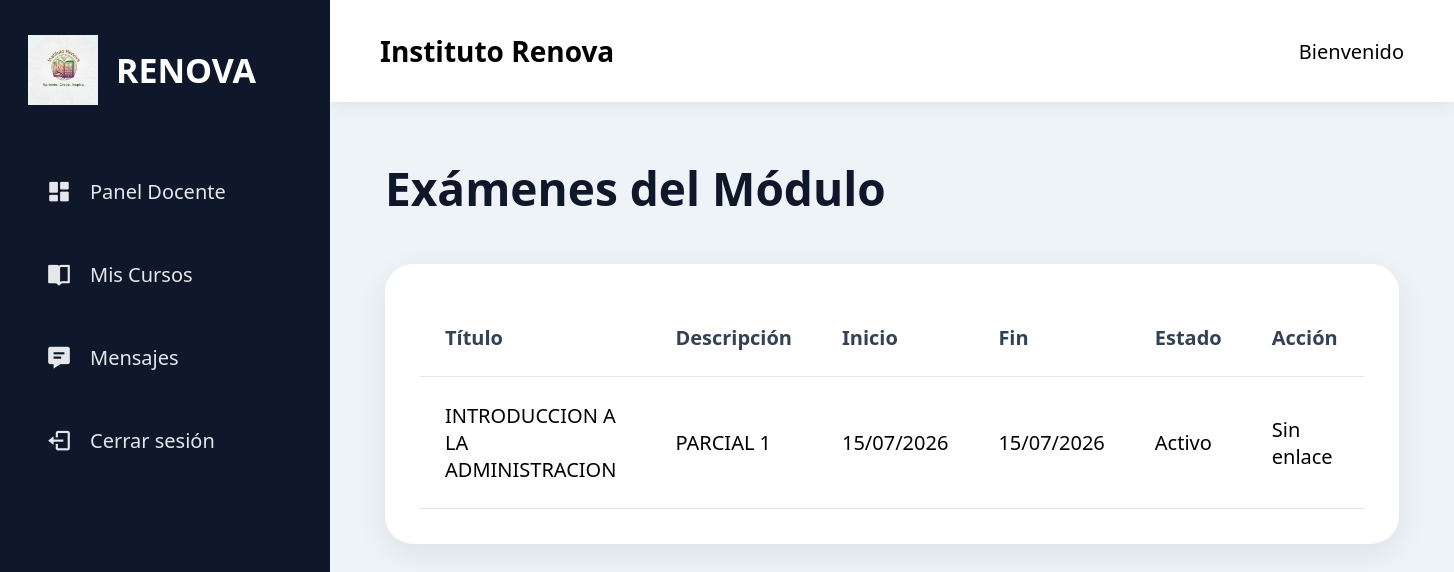
The app's page /estudiante/modulo/1/examenes (signed in) with its own data.
### models/examen.py (models this page shows, shortened)
class Examen(db.Model):
    __tablename__ = 'examenes'
    id = db.Column(
        db.Integer,
        primary_key=True
    )
    titulo = db.Column(
        db.String(200),
        nullable=False
    )
    descripcion = db.Column(
        db.Text
    )
    enlace = db.Column(
        db.String(500)
    )
    fecha_inicio = db.Column(
        db.DateTime
    )
    fecha_fin = db.Column(
        db.DateTime
    )
    activo = db.Column(
        db.Boolean,
        default=True
    )
    fecha_creacion = db.Column(
        db.DateTime,
        default=datetime.utcnow
    )
    modulo_id = db.Column(
        db.Integer,
        db.ForeignKey('modulos.id'),
        nullable=False
    )

### routes/estudiante_routes.py (the view)
@estudiante.route('/modulo/<int:modulo_id>/examenes')
@login_required
def examenes(modulo_id):
    examenes = Examen.query.filter_by(
        modulo_id=modulo_id
    ).all()
    return render_template(
        'estudiante/examenes.html',
        examenes=examenes
    )

### app.py (called while the page is built)
@login_manager.user_loader
def load_user(user_id):
    return Usuario.query.get(int(user_id))

### templates/estudiante/examenes.html (shortened to what this page needs)
{% extends 'layout.html' %}
{% block content %}
<div class="page-header">
    <h1>Exámenes del Módulo</h1>
</div>
<div class="table-card">
    <table>
        <thead>
            <tr>
                <th>Título</th>
                <th>Descripción</th>
                <th>Inicio</th>
                <th>Fin</th>
                <th>Estado</th>
                <th>Acción</th>
            </tr>
        </thead>
        <tbody>
        {% for examen in examenes %}
            <tr>
                <td>
                    {{ examen.titulo }}
                </td>
                <td>
                    {{ examen.descripcion }}
                </td>
                <td>
                    {% if examen.fecha_inicio %}
                        {{ examen.fecha_inicio.strftime('%d/%m/%Y') }}
                    {% else %}
                        Sin definir
                    {% endif %}
                </td>
                <td>
                    {% if examen.fecha_fin %}
                        {{ examen.fecha_fin.strftime('%d/%m/%Y') }}
                    {% else %}
                        Sin definir
                    {% endif %}
                </td>
                <td>
                    {% if examen.activo %}
                        Activo
                    {% else %}
                        Inactivo
                    {% endif %}
                </td>
                <td>
                    {% if examen.enlace %}
                        <a
                        href="{{ examen.enlace }}"
                        target="_blank"
                        class="btn-small">
                            Presentar examen
                        </a>
                    {% else %}
                        Sin enlace
                    {% endif %}
                </td>
            </tr>
        {% else %}
            <tr>
                <td colspan="6" class="empty-table">
                    Este módulo no tiene exámenes.
                </td>
            </tr>
        {% endfor %}
        </tbody>
    </table>
</div>
{% endblock %}

### static/css/style.css (style rules this page uses)
* { margin:0; padding:0; box-sizing:border-box; font-family:'Segoe UI', sans-serif; }
body { display:flex; min-height:100vh; background:#eef3f8; font-size:20px; }
.page-header { margin-bottom:45px; }
.page-header h1 { font-size:46px; color:#0f172a; margin-bottom:15px; }
.table-card { background:white; border-radius:28px; padding:35px; box-shadow:0 10px 30px rgba(15,23,42,.08); }
table { width:100%; border-collapse:collapse; font-size:20px; }
th, td { padding:25px; border-bottom:1px solid #e5e7eb; }
th { color:#334155; text-align:left; }

### records on screen
Examen: titulo "INTRODUCCION A LA ADMINISTRACION", descripcion "PARCIAL 1", fecha_inicio "15/07/2026", fecha_fin "15/07/2026", activo "Activo", shows "Sin enlace"
